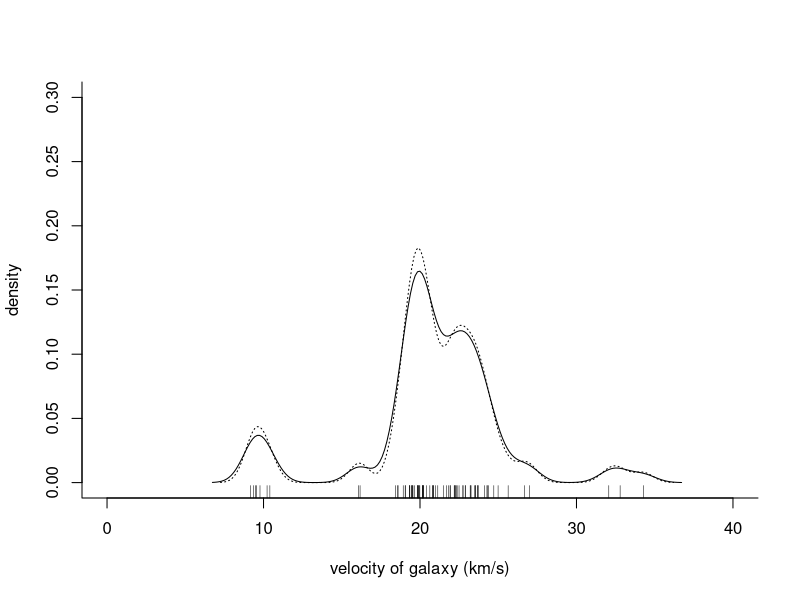

Reproduce this figure in R.
## ---- chunk 1
require(MASS)
data(galaxies)
galaxies <- galaxies/1000
c(width.SJ(galaxies, method = "dpi"), width.SJ(galaxies))
plot(x = c(0, 40), y = c(0, 0.3), type = "n", bty = "l",
         xlab = "velocity of galaxy (km/s)", ylab = "density")
rug(galaxies)
lines(density(galaxies, width = 3.25, n = 200), lty = 1)
lines(density(galaxies, width = 2.56, n = 200), lty = 3)
